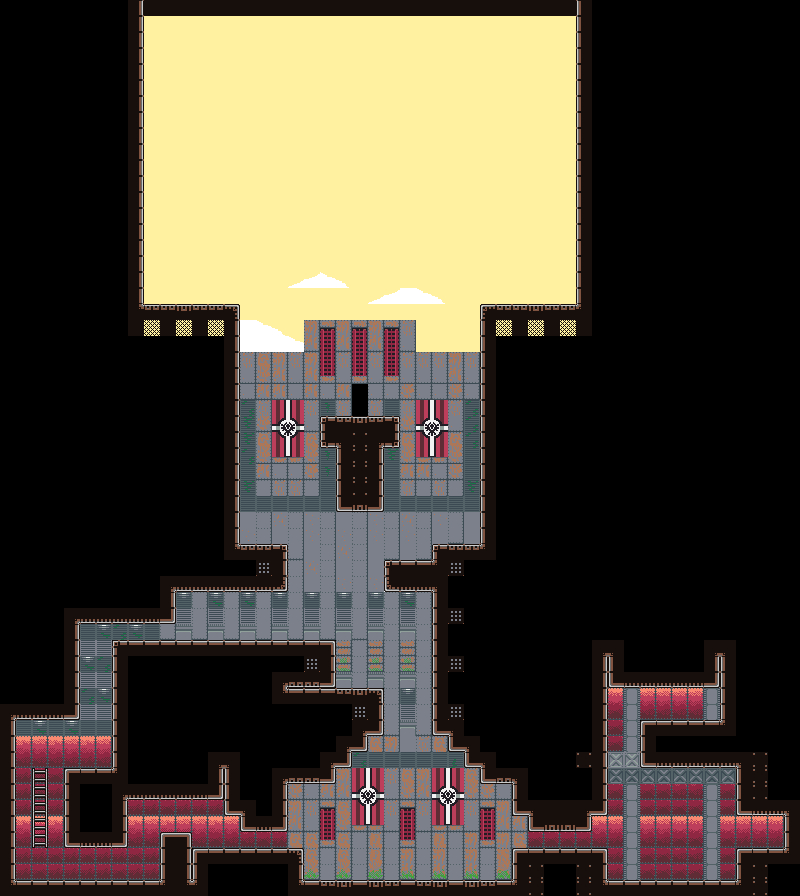

This is a level from a 2D game, rendered from its Tiled map with the project's own tilesets. A one-line summary and the map file follow, with tile-layer data summarised:
An orthogonal 50x56 tile map with 16x16 px tiles, 3 tile layers (bg, blocks, ladders), 1 hidden layer not drawn, 5 tilesets and 98 objects (30x water_top, 11x 7, 9x water, 8x collider, 4x barrel, ...).

<map version="1.10" tiledversion="1.10.2" orientation="orthogonal" renderorder="right-down" width="50" height="56" tilewidth="16" tileheight="16" infinite="0" nextlayerid="13" nextobjectid="185">
 <editorsettings>
  <export target="4.csv" format="csv" />
 </editorsettings>
 <tileset firstgid="1" source="../../assets/tilesets/test.tsx" />
 <tileset firstgid="73" source="../../assets/liquid/liquid.tsx" />
 <tileset firstgid="81" source="../../assets/tilesets/background.tsx" />
 <tileset firstgid="337" source="../../assets/tilesets/doors.tsx" />
 <tileset firstgid="346" source="../../assets/tilesets/objects.tsx" />
 <layer id="10" name="bg" width="50" height="56">
  <data>[2800 cells, 1128 non-empty, 56 distinct tile ids]</data>
 </layer>
 <layer id="1" name="blocks" width="50" height="56">
  <data>[2800 cells, 429 non-empty, 35 distinct tile ids]</data>
 </layer>
 <layer id="5" name="ladders" width="50" height="56">
  <data>[2800 cells, 5 non-empty, 3 distinct tile ids]</data>
 </layer>
 <layer id="12" name="secret" width="50" height="56" visible="0">
  <data>[2800 cells, 186 non-empty, 6 distinct tile ids]</data>
 </layer>
 <objectgroup id="2" name="entries">
  <object id="50" name="9" x="352" y="384">
   <point />
  </object>
  <object id="60" name="2" x="752" y="816">
   <point />
  </object>
 </objectgroup>
 <objectgroup id="4" name="pickups">
  <object id="153" name="shard_3" x="46" y="751">
   <point />
  </object>
  <object id="154" name="shard_4" x="65" y="751">
   <point />
  </object>
  <object id="155" name="shard_2" x="27" y="751">
   <point />
  </object>
  <object id="156" name="hand grenade_0" x="89" y="760">
   <point />
  </object>
  <object id="159" name="stimpack_0" x="454" y="544">
   <point />
  </object>
  <object id="160" name="stimpack_1" x="468" y="544">
   <point />
  </object>
  <object id="164" name="stimpack_2" x="655" y="720">
   <point />
  </object>
  <object id="165" name="stimpack_3" x="671" y="720">
   <point />
  </object>
  <object id="166" name="stimpack_4" x="687" y="720">
   <point />
  </object>
 </objectgroup>
 <objectgroup id="9" name="triggers" />
 <objectgroup id="8" name="liquid">
  <object id="74" name="water_top" gid="76" x="608" y="880" width="16" height="16" />
  <object id="76" name="water_top" gid="76" x="624" y="880" width="16" height="16" />
  <object id="78" name="water_top" gid="76" x="640" y="880" width="16" height="16" />
  <object id="80" name="water_top" gid="76" x="656" y="880" width="16" height="16" />
  <object id="82" name="water_top" gid="76" x="672" y="880" width="16" height="16" />
  <object id="84" name="water_top" gid="76" x="688" y="880" width="16" height="16" />
  <object id="86" name="water_top" gid="76" x="704" y="880" width="16" height="16" />
  <object id="88" name="water_top" gid="76" x="720" y="880" width="16" height="16" />
  <object id="90" name="water_top" gid="76" x="496" y="880" width="16" height="16" />
  <object id="91" name="water" gid="80" x="144" y="880" width="16" height="16" />
  <object id="94" name="water_top" gid="76" x="480" y="880" width="16" height="16" />
  <object id="95" name="water" gid="80" x="128" y="880" width="16" height="16" />
  <object id="96" name="water_top" gid="76" x="464" y="880" width="16" height="16" />
  <object id="97" name="water" gid="80" x="112" y="880" width="16" height="16" />
  <object id="98" name="water_top" gid="76" x="96" y="864" width="16" height="16" />
  <object id="99" name="water" gid="80" x="96" y="880" width="16" height="16" />
  <object id="100" name="water_top" gid="76" x="80" y="864" width="16" height="16" />
  <object id="101" name="water" gid="80" x="80" y="880" width="16" height="16" />
  <object id="102" name="water_top" gid="76" x="64" y="864" width="16" height="16" />
  <object id="103" name="water" gid="80" x="64" y="880" width="16" height="16" />
  <object id="104" name="water_top" gid="76" x="48" y="864" width="16" height="16" />
  <object id="105" name="water" gid="80" x="48" y="880" width="16" height="16" />
  <object id="106" name="water_top" gid="76" x="32" y="864" width="16" height="16" />
  <object id="107" name="water" gid="80" x="32" y="880" width="16" height="16" />
  <object id="108" name="water_top" gid="76" x="16" y="864" width="16" height="16" />
  <object id="109" name="water" gid="80" x="16" y="880" width="16" height="16" />
  <object id="110" name="water_top" gid="76" x="144" y="864" width="16" height="16" />
  <object id="111" name="water_top" gid="76" x="128" y="864" width="16" height="16" />
  <object id="112" name="water_top" gid="76" x="112" y="864" width="16" height="16" />
  <object id="119" name="water_top" gid="76" x="448" y="880" width="16" height="16" />
  <object id="120" name="water_top" gid="76" x="432" y="880" width="16" height="16" />
  <object id="121" name="water_top" gid="76" x="416" y="880" width="16" height="16" />
  <object id="122" name="water_top" gid="76" x="400" y="880" width="16" height="16" />
  <object id="123" name="water_top" gid="76" x="384" y="880" width="16" height="16" />
  <object id="124" name="water_top" gid="76" x="368" y="880" width="16" height="16" />
  <object id="125" name="water_top" gid="76" x="352" y="880" width="16" height="16" />
  <object id="126" name="water_top" gid="76" x="336" y="880" width="16" height="16" />
  <object id="127" name="water_top" gid="76" x="320" y="880" width="16" height="16" />
  <object id="128" name="water_top" gid="76" x="304" y="880" width="16" height="16" />
 </objectgroup>
 <objectgroup id="6" name="platforms">
  <object id="62" name="7" gid="347" x="384" y="512" width="48" height="16" />
  <object id="63" name="7" gid="347" x="432" y="512" width="48" height="16" />
  <object id="64" name="7" gid="347" x="288" y="512" width="48" height="16" />
  <object id="65" name="7" gid="347" x="240" y="512" width="48" height="16" />
  <object id="66" name="7" gid="347" x="288" y="576" width="48" height="16" />
  <object id="67" name="7" gid="347" x="336" y="656" width="48" height="16" />
  <object id="68" name="7" gid="347" x="384" y="656" width="48" height="16" />
  <object id="69" name="7" gid="347" x="336" y="576" width="48" height="16" />
  <object id="72" name="2" gid="346" x="384" y="768" width="48" height="16" />
  <object id="73" name="1" gid="346" x="376" y="832" width="48" height="16" />
  <object id="129" name="barrel" x="248" y="524">
   <point />
  </object>
  <object id="130" name="green_crate" gid="352" x="320" y="568" width="24" height="24" />
  <object id="132" name="red_small_crate" gid="355" x="432" y="544" width="16" height="16" />
  <object id="133" name="grey_small_crate" gid="355" x="416" y="560" width="16" height="16" />
  <object id="134" name="red_crate" gid="356" x="304" y="648" width="24" height="24" />
  <object id="135" name="grey_crate" gid="354" x="328" y="648" width="24" height="24" />
  <object id="136" name="blue_small_crate" gid="351" x="240" y="640" width="16" height="16" />
  <object id="137" name="barrel" x="384" y="620">
   <point />
  </object>
  <object id="138" name="barrel" x="404" y="620">
   <point />
  </object>
  <object id="139" name="barrel" x="216" y="620">
   <point />
  </object>
  <object id="140" name="red_crate" gid="356" x="352" y="888" width="24" height="24" />
  <object id="141" name="grey_crate" gid="354" x="376" y="888" width="24" height="24" />
  <object id="142" name="green_crate" gid="352" x="432" y="888" width="24" height="24" />
  <object id="143" name="green_crate" gid="352" x="364" y="864" width="24" height="24" />
  <object id="144" name="red_crate" gid="356" x="432" y="864" width="24" height="24" />
  </objectgroup>
 <objectgroup id="11" name="entities">
  <!-- 12 objects omitted --></objectgroup>
 <objectgroup id="3" name="exits">
  <!-- 2 objects omitted --></objectgroup>
</map>
<!-- 23 of 98 objects omitted -->
